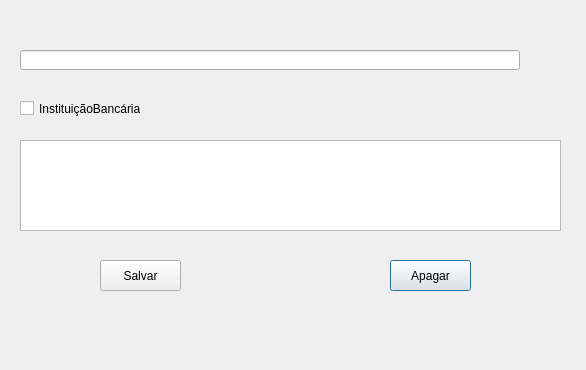
<?xml version="1.0" encoding="UTF-8"?>
<ui version="4.0">
 <class>Fornecedor</class>
 <widget class="QDialog" name="Fornecedor">
  <property name="geometry">
   <rect>
    <x>0</x>
    <y>0</y>
    <width>586</width>
    <height>370</height>
   </rect>
  </property>
  <property name="windowTitle">
   <string>Dialog</string>
  </property>
  <widget class="QPushButton" name="pbApagar">
   <property name="geometry">
    <rect>
     <x>390</x>
     <y>260</y>
     <width>81</width>
     <height>31</height>
    </rect>
   </property>
   <property name="text">
    <string>Apagar</string>
   </property>
  </widget>
  <widget class="QLineEdit" name="leFornecedor">
   <property name="geometry">
    <rect>
     <x>20</x>
     <y>50</y>
     <width>500</width>
     <height>20</height>
    </rect>
   </property>
  </widget>
  <widget class="QPushButton" name="pbSalvarEditar">
   <property name="geometry">
    <rect>
     <x>100</x>
     <y>260</y>
     <width>81</width>
     <height>31</height>
    </rect>
   </property>
   <property name="text">
    <string>Salvar</string>
   </property>
  </widget>
  <widget class="QCheckBox" name="cbinstituicaoBancaria">
   <property name="geometry">
    <rect>
     <x>20</x>
     <y>100</y>
     <width>121</width>
     <height>17</height>
    </rect>
   </property>
   <property name="text">
    <string>InstituiçãoBancária</string>
   </property>
  </widget>
  <widget class="QPlainTextEdit" name="pteDescricao">
   <property name="geometry">
    <rect>
     <x>20</x>
     <y>140</y>
     <width>541</width>
     <height>91</height>
    </rect>
   </property>
  </widget>
 </widget>
 <resources/>
 <connections/>
</ui>
